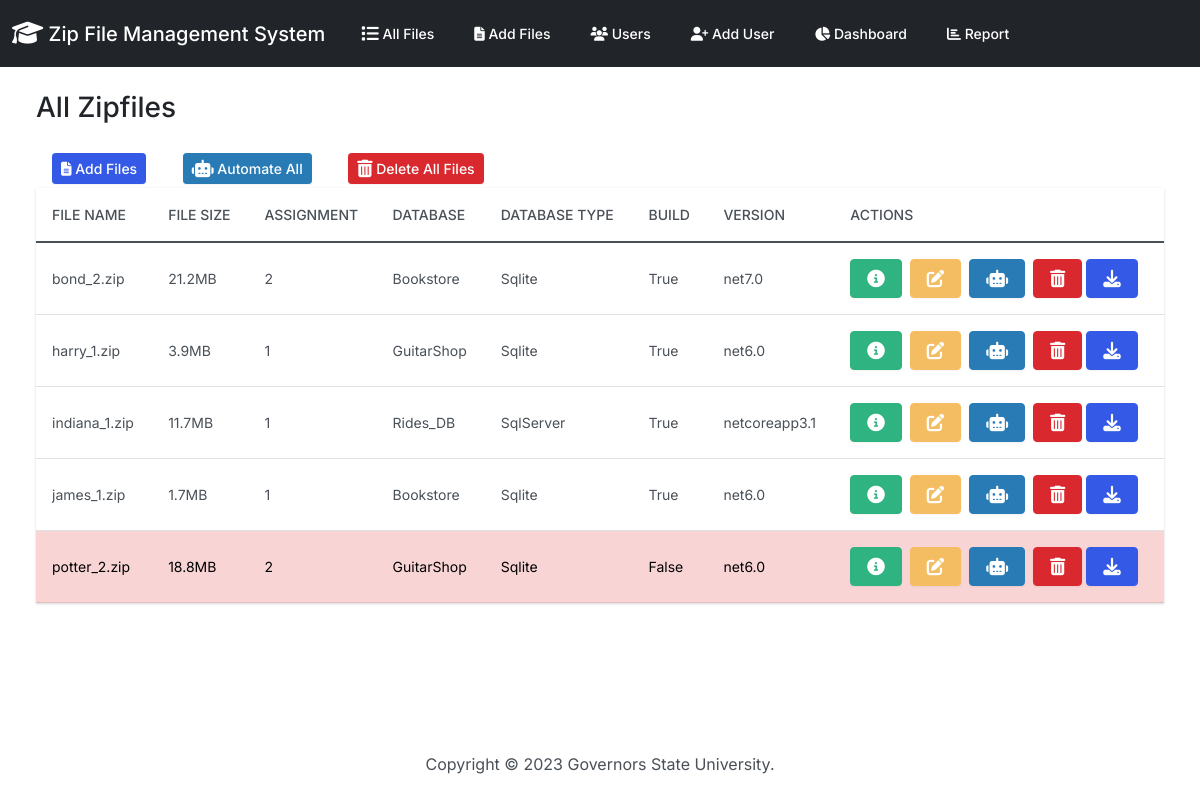
The page / on the database its author committed.
### zipfiles/models.py (models this page shows, shortened)
class File_Results(models.Model):
    id_number = models.PositiveIntegerField(null=True)
    f_name = models.CharField(max_length=255, null=True)
    f_size = models.CharField(max_length=50, null=True)
    myfiles = models.FileField(upload_to="")
    user_name = models.ForeignKey(
        'UserNamesList',
        on_delete=models.CASCADE,
        db_column='user_name',
        default=None
    )
    db_name = models.CharField(max_length=50, null=True)
    db_type = models.CharField(max_length=50, null=True)
    is_build_succeeded = models.CharField(max_length=50, null=True)
    dotnet_version = models.CharField(max_length=20, null=True)
    error_details = models.TextField(null=True)
    assignment_number = models.IntegerField(null=True)
    folder_name = models.CharField(max_length=50, null=True)
    instruction_passed = models.CharField(max_length=50, null=True)

### zipfiles/views.py (the view)
# urls.py: path('', views.index, name='index'),
def index(request):
  failed_files = request.session.pop('failed_files', [])
  file_results = File_Results.objects.all()
  return render(request, 'zipfiles/index.html', {
    'zipfiles': file_results,
    'failed_files': failed_files
  })

### zipfiles/templates/zipfiles/index.html (shortened to what this page needs)
{% extends "zipfiles/base.html" %}
{% block body %}
<h3 class="m-4">All Zipfiles</h3>
<div class="row">
  <div class="col-12">
    {% if zipfiles %}
    <div class="ms-4 me-4 mb-4">
      <a class="btn btn-primary btn-sm mx-3 my-1" href="{% url 'add' %}">
        <i class="fas fa-file-alt"></i> Add Files
      </a>
      <a class="btn btn-info btn-sm mx-3 my-1" href="{% url 'automate_all' %}" title="Automate all">
         Automate All
      </a>
      <a class="btn btn-danger btn-sm mx-3 my-1" href="{% url 'delete_all' %}" title="Delete All Files" id="delete-all-button">
         Delete All Files
      </a>
      <div>
        <table class="table table-hover">
          <thead class="thead-dark">
            <tr>
              <th scope="col">File name</th>
              <th scope="col">File Size</th>
              <th scope="col">Assignment</th>
              <th scope="col">Database</th>
              <th scope="col">Database Type</th>
              <th scope="col">Build</th>
              <th scope="col">Version</th>
              <th scope="col">Actions</th>
            </tr>
          </thead>
          <tbody>
            {% for zipfile in zipfiles %}
              <tr {% if zipfile.is_build_succeeded == 'False' %}class="table-danger"{% endif %}>
                <td class="align-middle">{{ zipfile.f_name|default:"" }}</td>
                <td class="align-middle">{{ zipfile.f_size|default:"" }}</td>
                <td class="align-middle">{{ zipfile.assignment_number|default:"" }}</td>
                <td class="align-middle">{{ zipfile.db_name|default:"" }}</td>
                <td class="align-middle">{{ zipfile.db_type|default:"" }}</td>
                <td class="align-middle">{{ zipfile.is_build_succeeded|default:"" }}</td>
                <td class="align-middle">{{ zipfile.dotnet_version|default:"" }}</td>
                <td>
                  <a class="btn btn-success me-1 download-link" href="{% url 'view_info' zipfile.id %}" data-bs-toggle="modal" data-bs-target="#myModal{{zipfile.id}}" title="Info">
                  </a>
                  <a class="btn btn-warning me-1" href="{% url 'edit' zipfile.id %}" title="Edit">
                  </a>
                  <a class="btn btn-info me-1" href="{% url 'automate' zipfile.id %}" title="Run Automation Script">
                  </a>
                  <button type="button" class="btn btn-danger" data-bs-toggle="modal" data-bs-target="#delete{{zipfile.id}}" title="Delete">
                  </button>
                  <a class="btn btn-primary me-1 download-link" href="{% url 'download_file' zipfile.id %}" title="Download File">
                  </a>
                </td>
              </tr>
            {% endfor %}
          </tbody>
        </table>
      </div>
    </div>
    {% else %}
      <h5 class="alert alert-primary ms-4 me-4">No File_Results Records</h5>
    {% endif %}
  </div>
</div>
{% endblock %}

### zipfiles/templates/zipfiles/base.html (style rules this page uses)
body, table { font-size: 14px; }

### rows shown on the page
File_Results: f_name "bond_2.zip", f_size "21.2MB", assignment_number "2", db_name "Bookstore", db_type "Sqlite", is_build_succeeded "True", dotnet_version "net7.0"
File_Results: f_name "harry_1.zip", f_size "3.9MB", assignment_number "1", db_name "GuitarShop", db_type "Sqlite", is_build_succeeded "True", dotnet_version "net6.0"
File_Results: f_name "indiana_1.zip", f_size "11.7MB", assignment_number "1", db_name "Rides_DB", db_type "SqlServer", is_build_succeeded "True", dotnet_version "netcoreapp3.1"
File_Results: f_name "james_1.zip", f_size "1.7MB", assignment_number "1", db_name "Bookstore", db_type "Sqlite", is_build_succeeded "True", dotnet_version "net6.0"
File_Results: f_name "potter_2.zip", f_size "18.8MB", assignment_number "2", db_name "GuitarShop", db_type "Sqlite", is_build_succeeded "False", dotnet_version "net6.0"
